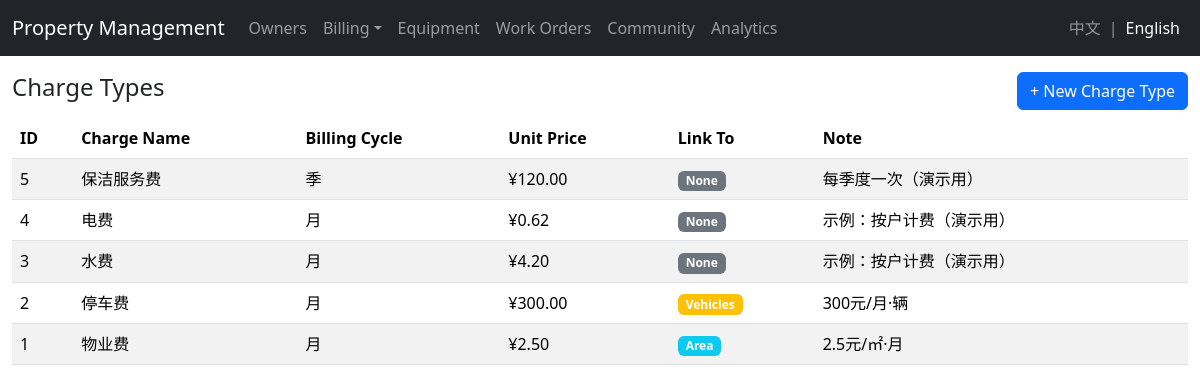
/billing/charge-types?lang=en, run on the app's committed database.
### models.py (models this page shows)
class ChargeType(db.Model):
    id = db.Column(db.Integer, primary_key=True)
    name = db.Column(db.String(120), nullable=False)   # 物业费/停车费/水费/电费...
    billing_cycle = db.Column(db.String(20), default="月")   # 计费周期（日/周/月/季/年）
    unit = db.Column(db.String(20), default="月")   # 计费单位（保留兼容）
    price = db.Column(db.Float, default=0.0)   # 单价
    link_to = db.Column(db.String(20))   # 关联业主信息：area(面积)/vehicles(车辆数)/none(无)
    description = db.Column(db.String(255))

### app.py (the view)
@app.route('/billing/charge-types')
def charge_types():
    types = ChargeType.query.order_by(ChargeType.id.desc()).all()
    return render_view('billing/charge_types.html', types=types)

### app.py (called while the page is built)
@app.before_request
def set_language():
    lang = request.args.get('lang')
    if lang in {'en', 'zh'}:
        session['lang'] = lang
    session.setdefault('lang', 'zh')

def render_view(template_name, **kwargs):
    tpl = f"en/{template_name}" if session.get('lang') == 'en' else template_name
    return render_template(tpl, **kwargs)

### templates/en/billing/charge_types.html
{% extends 'en/base.html' %}
{% block content %}
<div class="d-flex justify-content-between align-items-center mb-2">
  <h4>Charge Types</h4>
  <a class="btn btn-primary" href="{{ url_for('charge_types_new') }}">+ New Charge Type</a>
</div>
<table class="table table-striped">
  <thead><tr><th>ID</th><th>Charge Name</th><th>Billing Cycle</th><th>Unit Price</th><th>Link To</th><th>Note</th></tr></thead>
  <tbody>
    {% for t in types %}
      <tr>
        <td>{{ t.id }}</td>
        <td>{{ t.name }}</td>
        <td>{{ t.billing_cycle or t.unit }}</td>
        <td>¥{{ '%.2f'|format(t.price) }}</td>
        <td>
          {% if t.link_to == 'area' %}
            <span class="badge bg-info">Area</span>
          {% elif t.link_to == 'vehicles' %}
            <span class="badge bg-warning">Vehicles</span>
          {% else %}
            <span class="badge bg-secondary">None</span>
          {% endif %}
        </td>
        <td>{{ t.description or '-' }}</td>
      </tr>
    {% endfor %}
  </tbody>
</table>
{% endblock %}

### static/styles.css (style rules this page uses)
table td, table th { vertical-align: middle; }

### data on the page
ChargeType: id "5", name "保洁服务费", billing_cycle "季", price "120.00", link_to "None", description "每季度一次（演示用）"
ChargeType: id "4", name "电费", billing_cycle "月", price "0.62", link_to "None", description "示例：按户计费（演示用）"
ChargeType: id "3", name "水费", billing_cycle "月", price "4.20", link_to "None", description "示例：按户计费（演示用）"
ChargeType: id "2", name "停车费", billing_cycle "月", price "300.00", link_to "Vehicles", description "300元/月·辆"
ChargeType: id "1", name "物业费", billing_cycle "月", price "2.50", link_to "Area", description "2.5元/㎡·月"
